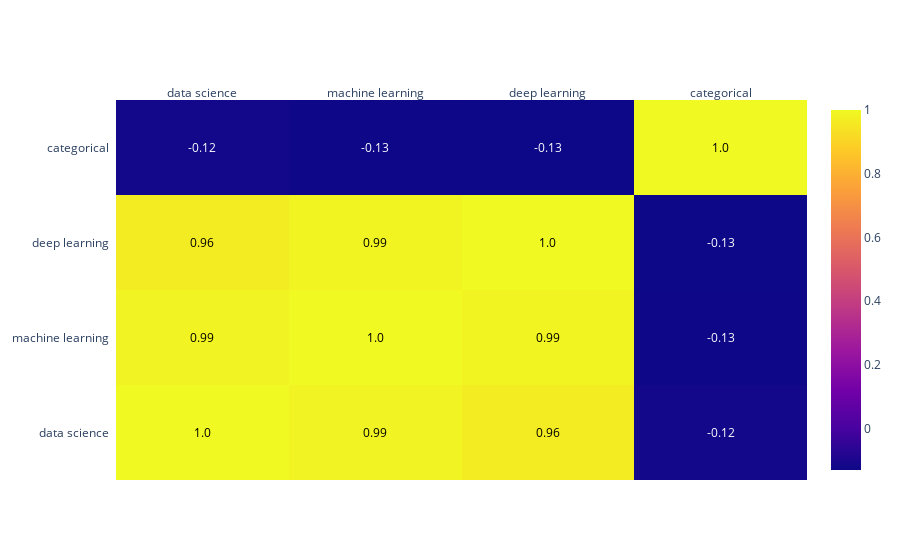

Notebook code for this chart:
### Code cell
figure = ff.create_annotated_heatmap(z=df.corr().values,
                                     x=list(df.corr().columns),
                                     y = list(df.corr().columns),
                                     annotation_text=df.corr().round(2).values,
                                    showscale=True)

figure

### Figure 1 — Plotly figure (JSON) as saved in the notebook; plotly's stock layout.template omitted (floating-point values rounded to 4 significant figures)
{"data": [{"colorscale": [[0, "#0d0887"], [0.1111, "#46039f"], [0.2222, "#7201a8"], [0.3333, "#9c179e"], [0.4444, "#bd3786"], [0.5556, "#d8576b"], [0.6667, "#ed7953"], [0.7778, "#fb9f3a"], [0.8889, "#fdca26"], [1, "#f0f921"]], "reversescale": false, "showscale": true, "type": "heatmap", "x": ["data science", "machine learning", "deep learning", "categorical"], "y": ["data science", "machine learning", "deep learning", "categorical"], "z": [[1, 0.9857, 0.9646, -0.1197], [0.9857, 1, 0.9877, -0.1274], [0.9646, 0.9877, 1, -0.1304], [-0.1197, -0.1274, -0.1304, 1]]}], "layout": {"annotations": [{"font": {"color": "#000000"}, "showarrow": false, "text": "1.0", "x": "data science", "xref": "x", "y": "data science", "yref": "y"}, {"font": {"color": "#000000"}, "showarrow": false, "text": "0.99", "x": "machine learning", "xref": "x", "y": "data science", "yref": "y"}, {"font": {"color": "#000000"}, "showarrow": false, "text": "0.96", "x": "deep learning", "xref": "x", "y": "data science", "yref": "y"}, {"font": {"color": "#FFFFFF"}, "showarrow": false, "text": "-0.12", "x": "categorical", "xref": "x", "y": "data science", "yref": "y"}, {"font": {"color": "#000000"}, "showarrow": false, "text": "0.99", "x": "data science", "xref": "x", "y": "machine learning", "yref": "y"}, {"font": {"color": "#000000"}, "showarrow": false, "text": "1.0", "x": "machine learning", "xref": "x", "y": "machine learning", "yref": "y"}, {"font": {"color": "#000000"}, "showarrow": false, "text": "0.99", "x": "deep learning", "xref": "x", "y": "machine learning", "yref": "y"}, {"font": {"color": "#FFFFFF"}, "showarrow": false, "text": "-0.13", "x": "categorical", "xref": "x", "y": "machine learning", "yref": "y"}, {"font": {"color": "#000000"}, "showarrow": false, "text": "0.96", "x": "data science", "xref": "x", "y": "deep learning", "yref": "y"}, {"font": {"color": "#000000"}, "showarrow": false, "text": "0.99", "x": "machine learning", "xref": "x", "y": "deep learning", "yref": "y"}, {"font": {"color": "#000000"}, "showarrow": false, "text": "1.0", "x": "deep learning", "xref": "x", "y": "deep learning", "yref": "y"}, {"font": {"color": "#FFFFFF"}, "showarrow": false, "text": "-0.13", "x": "categorical", "xref": "x", "y": "deep learning", "yref": "y"}, {"font": {"color": "#FFFFFF"}, "showarrow": false, "text": "-0.12", "x": "data science", "xref": "x", "y": "categorical", "yref": "y"}, {"font": {"color": "#FFFFFF"}, "showarrow": false, "text": "-0.13", "x": "machine learning", "xref": "x", "y": "categorical", "yref": "y"}, {"font": {"color": "#FFFFFF"}, "showarrow": false, "text": "-0.13", "x": "deep learning", "xref": "x", "y": "categorical", "yref": "y"}, {"font": {"color": "#000000"}, "showarrow": false, "text": "1.0", "x": "categorical", "xref": "x", "y": "categorical", "yref": "y"}], "xaxis": {"dtick": 1, "gridcolor": "rgb(0, 0, 0)", "side": "top", "ticks": ""}, "yaxis": {"dtick": 1, "ticks": "", "ticksuffix": "  "}}}
